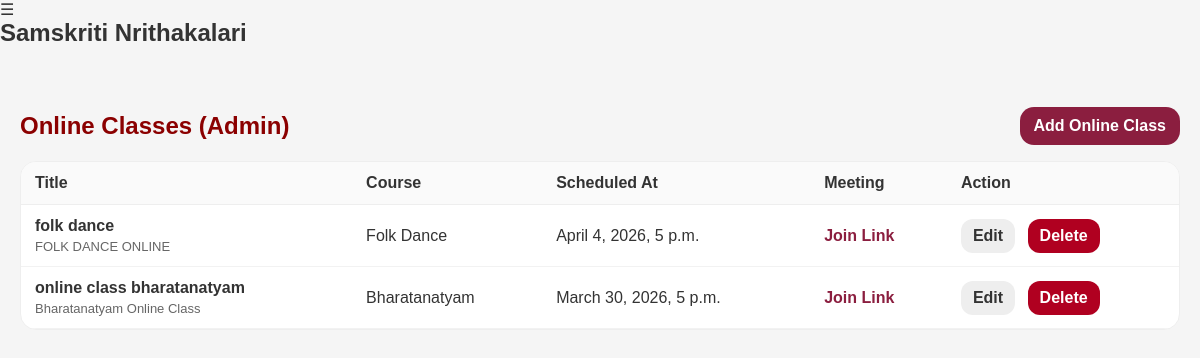
/admin-panel/online-classes/ (signed in), run on the app's committed database.
### core/models.py (models this page shows, shortened)
class OnlineClass(models.Model):
    course = models.ForeignKey(Course, on_delete=models.CASCADE, related_name="online_classes")
    title = models.CharField(max_length=200)
    description = models.TextField(blank=True, default="")
    scheduled_at = models.DateTimeField(default=timezone.now)
    meeting_url = models.URLField(help_text="URL students can open to join the class.")
    reminder_offset_minutes = models.PositiveIntegerField(default=60)
    is_active = models.BooleanField(default=True)
    created_by = models.ForeignKey(
        User, on_delete=models.SET_NULL, null=True, blank=True, related_name="created_online_classes"
    )
    class Meta:
        ordering = ["scheduled_at", "title"]

class Course(models.Model):
    name = models.CharField(max_length=100, default="Course")
    description = models.TextField(blank=True)
    duration = models.CharField(max_length=50, blank=True)
    fee = models.DecimalField(max_digits=10, decimal_places=0, default=1000)
    is_active = models.BooleanField(default=True)
    image = models.ImageField(upload_to="course_images/", blank=True, null=True)
    class Meta:
        ordering = ["name"]

### core/views.py (the view)
# urls.py: path("admin-panel/online-classes/", views.admin_online_classes, name="admin_online_classes"),
@login_required
def admin_online_classes(request):
    if not is_admin_user(request.user):
        return redirect("dashboard")
    classes = OnlineClass.objects.select_related("course").all().order_by("-scheduled_at")
    return render(request, "admin_online_classes.html", {"classes": classes})

### core/views.py (called while the page is built)
def is_admin_user(user):
    return bool(user and user.is_authenticated and (user.is_staff or user.is_superuser))

### templates/admin_online_classes.html
{% extends 'base.html' %}
{% block content %}
<div style="max-width:1200px;margin:40px auto;padding:20px;">
    <div style="display:flex;gap:12px;align-items:center;justify-content:space-between;flex-wrap:wrap;margin-bottom:16px;">
        <h2 style="text-align:center;color:#8B0000;margin:0;">Online Classes (Admin)</h2>
        <a href="{% url 'admin_online_class_add' %}" style="padding:10px 14px;border-radius:14px;background:#8B1E3F;color:white;font-weight:900;text-decoration:none;">
            Add Online Class
        </a>
    </div>
    <div style="overflow:auto;border-radius:16px;border:1px solid #eee;background:white;">
        <table style="width:100%;border-collapse:collapse;">
            <thead>
                <tr style="background:#fafafa;">
                    <th style="text-align:left;padding:12px 14px;border-bottom:1px solid #eee;">Title</th>
                    <th style="text-align:left;padding:12px 14px;border-bottom:1px solid #eee;">Course</th>
                    <th style="text-align:left;padding:12px 14px;border-bottom:1px solid #eee;">Scheduled At</th>
                    <th style="text-align:left;padding:12px 14px;border-bottom:1px solid #eee;">Meeting</th>
                    <th style="text-align:left;padding:12px 14px;border-bottom:1px solid #eee;">Action</th>
                </tr>
            </thead>
            <tbody>
                {% for c in classes %}
                    <tr>
                        <td style="padding:12px 14px;border-bottom:1px solid #f2f2f2;">
                            <div style="font-weight:900;color:#333;margin-bottom:4px;">{{ c.title }}</div>
                            {% if c.description %}
                                <div style="font-size:13px;color:#666;max-width:520px;word-break:break-word;">{{ c.description }}</div>
                            {% endif %}
                        </td>
                        <td style="padding:12px 14px;border-bottom:1px solid #f2f2f2;">
                            {{ c.course.name }}
                        </td>
                        <td style="padding:12px 14px;border-bottom:1px solid #f2f2f2;">
                            {{ c.scheduled_at }}
                        </td>
                        <td style="padding:12px 14px;border-bottom:1px solid #f2f2f2;">
                            {% if c.meeting_url %}
                                <a href="{{ c.meeting_url }}" target="_blank" rel="noopener" style="color:#8B1E3F;font-weight:900;text-decoration:none;">
                                    Join Link
                                </a>
                            {% else %}
                                -
                            {% endif %}
                        </td>
                        <td style="padding:12px 14px;border-bottom:1px solid #f2f2f2;white-space:nowrap;">
                            <a href="{% url 'admin_online_class_edit' c.id %}" style="padding:8px 12px;border-radius:12px;background:#eee;color:#333;font-weight:900;text-decoration:none;display:inline-block;margin-right:8px;">
                                Edit
                            </a>
                            <a href="{% url 'admin_online_class_delete' c.id %}" style="padding:8px 12px;border-radius:12px;background:#b00020;color:white;font-weight:900;text-decoration:none;display:inline-block;">
                                Delete
                            </a>
                        </td>
                    </tr>
                {% empty %}
                    <tr>
                        <td colspan="6" style="padding:18px;color:#555;text-align:center;">
                            No online classes found.
                        </td>
                    </tr>
                {% endfor %}
            </tbody>
        </table>
    </div>
</div>
{% endblock %}

### static/css/style.css (style rules this page uses)
* { margin: 0; padding: 0; box-sizing: border-box; }
body { font-family: 'Poppins', sans-serif; background: #f5f5f5; color: #333; }

### data on the page
OnlineClass: title "folk dance", description "FOLK DANCE ONLINE", course.name "Folk Dance", scheduled_at "April 4, 2026, 5 p.m."
OnlineClass: title "online class bharatanatyam", description "Bharatanatyam Online Class", course.name "Bharatanatyam", scheduled_at "March 30, 2026, 5 p.m."
